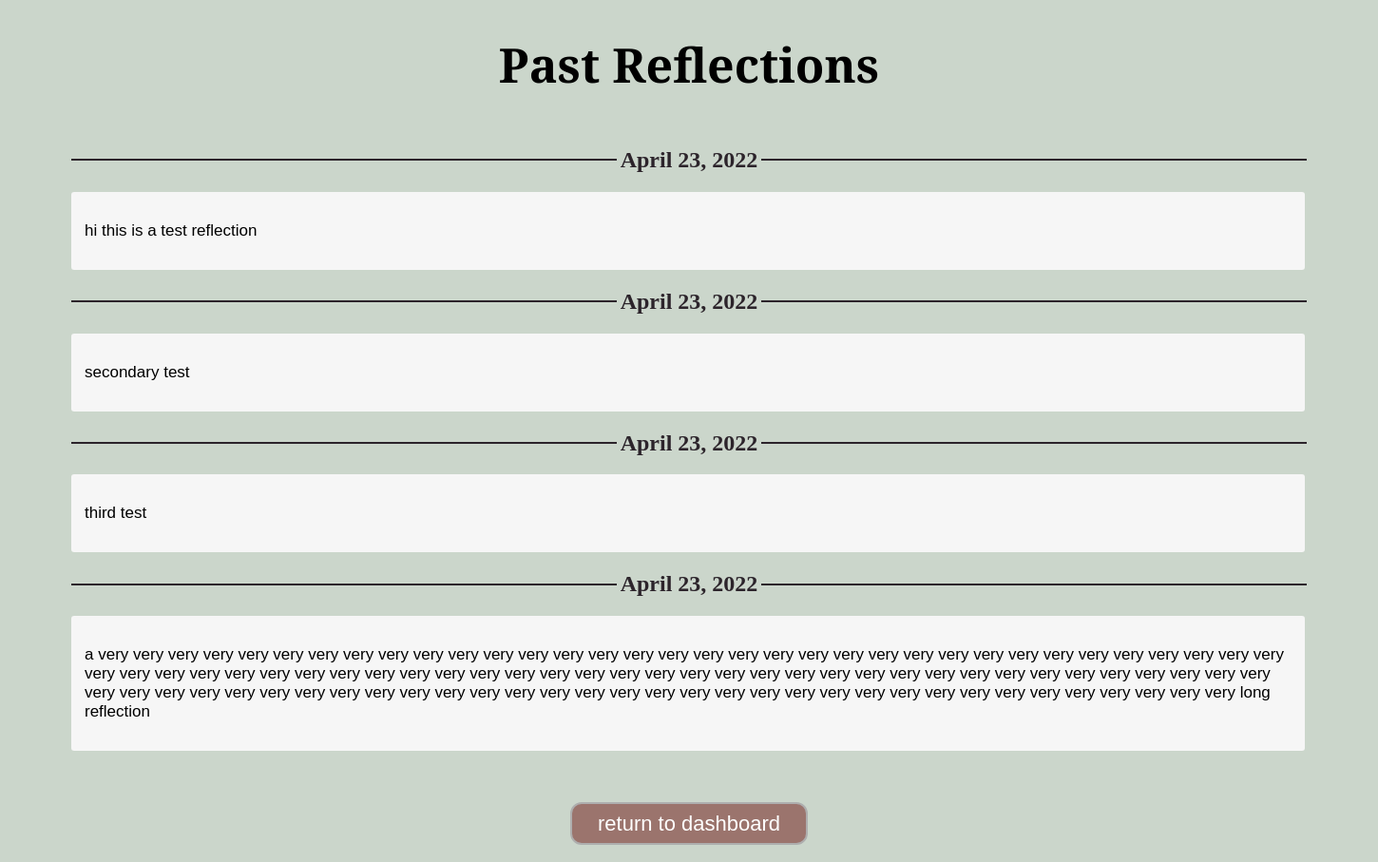
Page /userDashboard/history (signed in) on the committed database.
### base/models.py (models this page shows, shortened)
class Reflection(models.Model):
  user = models.ForeignKey(User, on_delete=models.CASCADE, null=True)
  date = models.DateField(auto_now_add=True)
  text = models.TextField()

### base/views.py (the view)
# urls.py: path('userDashboard/history', views.history, name="history"),
def history(request):
  past_reflections = Reflection.objects.order_by('-date').filter(user=request.user)
  return render(request, 'base/history.html', {"all": past_reflections})

### base/templates/base/history.html (shortened to what this page needs)
<!DOCTYPE html>
<html lang="en">
<head>
  {% load static %}
  <link rel="stylesheet" href="{% static 'css/history.css' %}">
</head>
<body>
  <div class="wrapper">
    <h1>Past Reflections</h1>
    {% for item in all %}
      <div class="separator">
        <h2>{{ item.date }}</h2>
      </div>
      <div class="reflection">
        <div class="text">
          <p>{{ item.text }}</p>
        </div>
      </div>
    {% endfor %}
    <br> <br> <br>
    <div class="buttonwrap">
      <button id="back" type="back" onClick="javascript:history.go(-1);">return to dashboard</button>
    </div>
    <br>
  </div>
</body>
</html>

### base/static/css/history.css (style rules this page uses)
body { margin: 0 auto; background-color: #cbd6cb; }
.wrapper { width: 1440px; margin: 0 auto; align-items: center; }
.buttonwrap { display: flex; justify-content: center; }
h1 { text-align: center; font-family: 'Playfair Display', sans-serif; font-size: 50px; color: black; }
.separator { width: 1300px; display: flex; align-items: center; text-align: center; margin: 0 auto; color: #2c242b; }
.separator::before, .separator::after { content: ''; flex: 1; border-bottom: 2px solid #2c242b; }
.separator:not(:empty)::before { margin-right: .25em; }
.separator:not(:empty)::after { margin-left: .25em; }
.text { width: 1270px; font-size: 17px; font-family: 'Playfair Display', sans-serif; position: relative; padding: 14px; margin-left: 70px; background-color: rgb(246, 246, 246); border-radius: 3px; }
#back { background-color: #9b746d; width: 250px; height: 45px; border-radius: 12px; font-family: 'Playfair Display', sans-serif; color: #FFFFFF; font-size: 22px; margin: 0 auto; border: 2px solid rgb(174, 174, 174); }

### rows in the picture
Reflection: date "April 23, 2022", text "hi this is a test reflection"
Reflection: date "April 23, 2022", text "secondary test"
Reflection: date "April 23, 2022", text "third test"
Reflection: date "April 23, 2022", text "a very very very very very very very very very very very very very very very very very very very very very very very very very very very very very very very very very very very very very very very very very very very very very very very very very very very very very very very very very very very very very very very very very very very very very very very very very very very very very very very very very very very very very very very very very very very very very very very very very very very very very long reflection"
